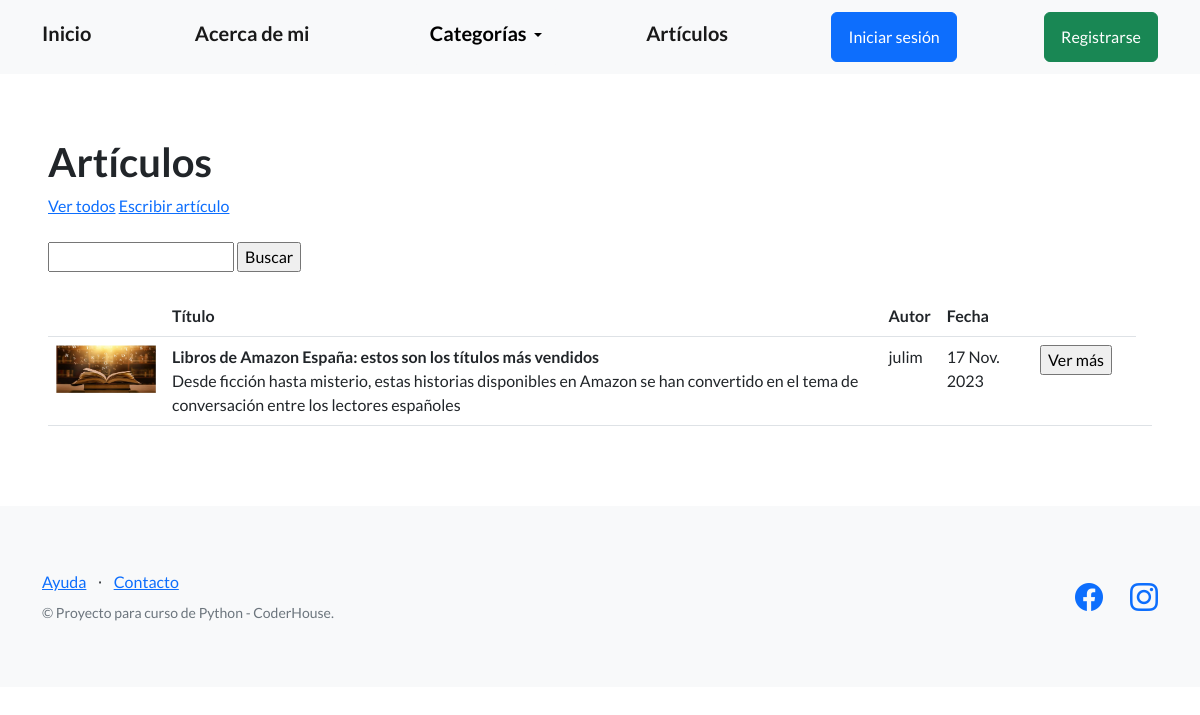
Before: /articulos/articulos/ with the older database file.
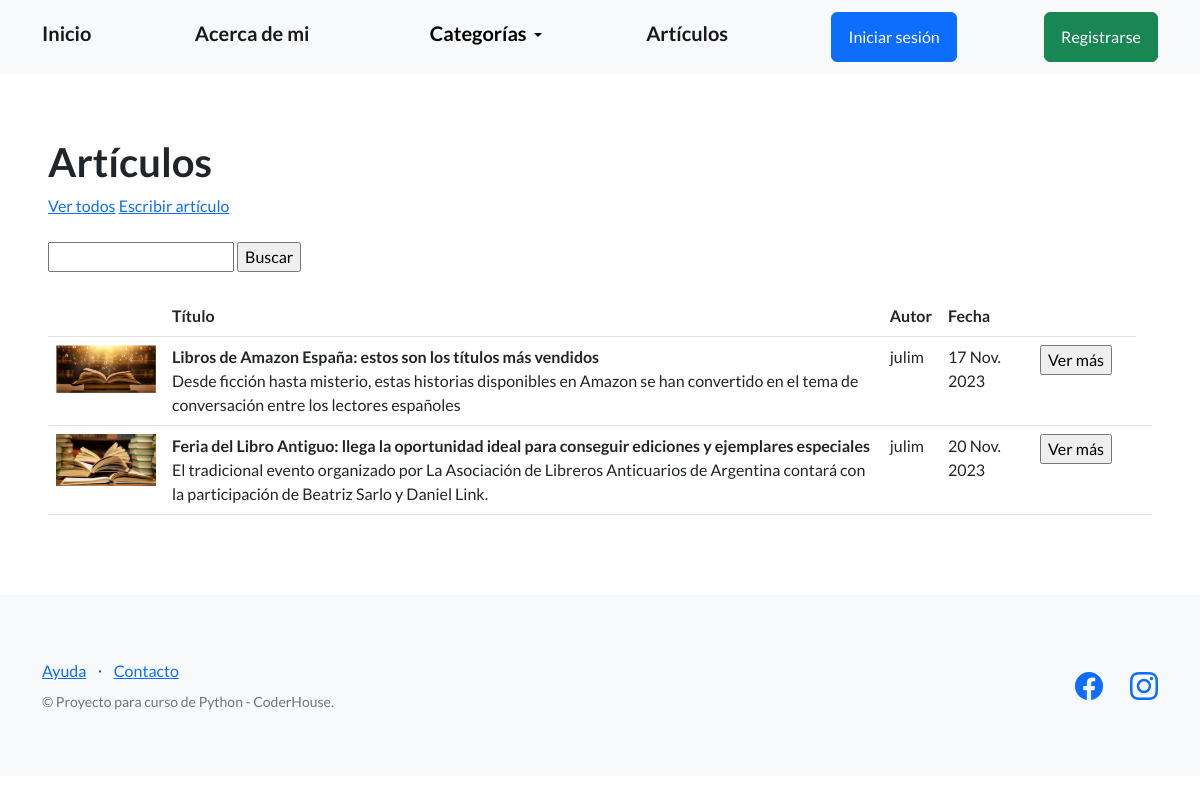
After: the same page with the newer database file.
### articulos_blog/models.py (models this page shows, shortened)
class Articulo(models.Model):
    titulo = models.CharField(max_length=256)
    subtitulo = models.CharField(max_length=256)
    cuerpo = models.TextField(null=True)
    autor = models.CharField(max_length=256)
    fecha = models.DateField(null=True)
    imagen = models.ImageField(upload_to='imagenes', blank=True, null=True)
    creador = models.ForeignKey(User, on_delete=models.SET_NULL, null=True)

### articulos_blog/views.py (the view)
# urls.py: path('articulos/', listar_articulos, name="articulos"),
def listar_articulos(request):
    contexto = {
        "articulos": Articulo.objects.all()
    }
    http_response = render(
        request=request,
        template_name='articulos_blog/lista_articulos.html',
        context=contexto
    )
    return http_response

### articulos_blog/templates/articulos_blog/lista_articulos.html (shortened to what this page needs)
{% extends "base.html" %}
{% block contenido %}
<h1>
  Artículos
</h1>
<a href="{% url 'articulos' %}">Ver todos</a>
<a href="{% url 'nuevo_articulo' %}">Escribir artículo</a>
<br><br>
<form action="{% url 'buscar_articulo' %}" method="post">
  <input type="text" name = "busqueda">
  <input type="submit" value="Buscar">
</form>
<br>
{% if articulos %}
<table class="table">
  <tbody>
    <tr>
      <th> </th>
      <th>Título</th>
      <th>Autor</th>
      <th>Fecha</th>
      <th></th>
      <th></th>
    </tr>
    {% for articulo in articulos %}
    <tr>
      <td><img src="{{ articulo.imagen.url }}" style="max-width: 100px;"></td>
      <td><strong>{{articulo.titulo}}</strong><br>{{articulo.subtitulo}}</td>
      <td>{{articulo.autor}}</td>
      <td>{{articulo.fecha}}</td>
      <td>
        <form action="{% url 'detalle_articulo' articulo.id %}">
          <input type="submit" class "btn btn-link" value="Ver más"/>
        </form>
      </td>
      <td>
      </td>
      <td>
      </td>
    </tr>
    {% endfor %}
  </tbody>
</table>
{% else %}
<p>No hay elementos aún</p>
{% endif %}
{% endblock contenido %}

### templates_base/base.html (shortened to what this page needs)
{% load static %}
<!DOCTYPE html>
<html lang="en">
    <head>
        <link href="https://cdn.jsdelivr.net/npm/bootstrap-icons@1.5.0/font/bootstrap-icons.css" rel="stylesheet" type="text/css" />
        <link href="{% static 'css/styles.css' %}" rel="stylesheet" />
    </head>
    <body>
        <nav class="navbar navbar-light bg-light static-top">
            <div class="container">
                <a class="navbar-brand" href="{% url 'inicio' %}"><strong><h5>Inicio</h5></strong></a>
                <a class="navbar-brand" href="{% url 'about_me' %}"><strong><h5>Acerca de mi</h5></strong></a>
                <div class="dropdown">
                    <button class="btn btn-light dropdown-toggle" type="button" id="dropdownMenuButton1" data-bs-toggle="dropdown" aria-expanded="false">
                        <div style="display: inline-flex;">
                            <span><h5>Categorías</h5></span>
                        </div>
                    </button>
                </div>
                <a class="navbar-brand" href="{% url 'articulos' %}"><strong><h5>Artículos</h5></strong></a>
                {% if user.is_authenticated %}
                <div class="dropdown">
                    <button class="btn btn-secondary dropdown-toggle" type="button" id="dropdownMenuButton1" data-bs-toggle="dropdown" aria-expanded="false">
                        <div style="display: inline-flex;">
                                <img src="{{ user.avatar.imagen.url }}" style="max-width: 40px;margin-right: 20px;">
                            <span>{{ user.username }}</span>
                        </div>
                    </button>
                    <ul class="dropdown-menu" aria-labelledby="dropdownMenuButton1">
                        <li>
                            <a class="dropdown-item" href="{% url 'editar_perfil' %}">Editar mis datos</a>
                        </li>
                        <li>
                            <a class="dropdown-item" href="{% url 'agregar_avatar' %}">Agregar avatar</a>
                        </li>
                        <li>
                            <a class="dropdown-item" href="{% url 'logout' %}"><strong>Cerrar Sesión</strong></a>
                        </li>
                    </ul>
                </div>
                {% else %}
                <a class="btn btn-primary" href="{% url 'login' %}">Iniciar sesión</a>
                <a class="btn btn-success" href="{% url 'registro' %}">Registrarse</a>
                {% endif %}
            </div>
        </nav>
        <section style="padding:4rem 3rem;">
            {% block contenido %}
            {% endblock contenido %}
        </section>
        <footer class="footer bg-light">
            <div class="container">
                <div class="row">
                    <div class="col-lg-6 h-100 text-center text-lg-start my-auto">
                        <ul class="list-inline mb-2">
                            <li class="list-inline-item"><a href="#!">Ayuda</a></li>
                            <li class="list-inline-item">⋅</li>
                            <li class="list-inline-item"><a href="#!">Contacto</a></li>
                        </ul>
                        <p class="text-muted small mb-4 mb-lg-0">&copy; Proyecto para curso de Python - CoderHouse.</p>
                    </div>
                    <div class="col-lg-6 h-100 text-center text-lg-end my-auto">
                        <ul class="list-inline mb-0">
                            <li class="list-inline-item me-4">
                                <a href="https://www.facebook.com/juli.mendieta.75/"><i class="bi-facebook fs-3"></i></a>
                            </li>
                            <li class="list-inline-item">
                                <a href="https://www.instagram.com/mendietajuli"><i class="bi-instagram fs-3"></i></a>
                            </li>
                        </ul>
                    </div>
                </div>
            </div>
        </footer>
    </body>
</html>

Changed rows visible on the page:
added Articulo: imagen (picture), titulo "Feria del Libro Antiguo: llega la oportunidad ideal para conseguir ediciones y ejemplares especiales", subtitulo "El tradicional evento organizado por La Asociación de Libreros Anticuarios de Argentina contará con la participación de Beatriz Sarlo y Daniel Link.", autor "julim", fecha "20 Nov. 2023"
